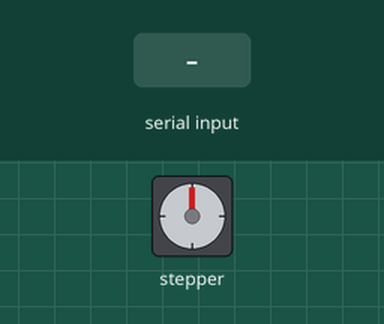
Recording of a sketch running on a simulated Arduino Uno, built with avr-gcc and run on an emulated ATmega328P. On the bench: stepper motor. The inputs (shaded band) are chosen by the test bench. Stepper angles assume 100 steps per turn.

Above: at 1.2 s.
1.3 s: "90,45\n" received over Serial
At 1.45 s:
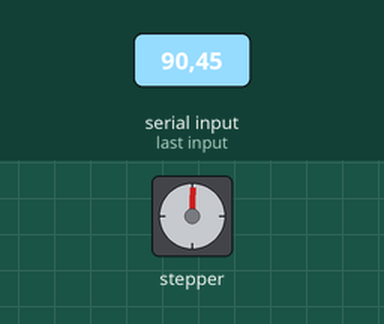
4.3 s: "30,150\n" received over Serial
At 4.49 s:
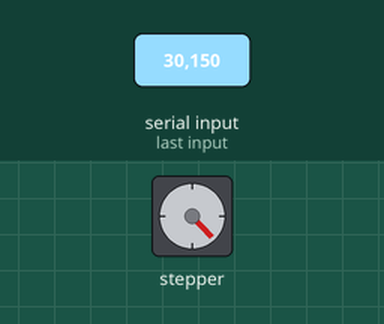
7.3 s: "90\n" received over Serial
10.3 s: "200\n" received over Serial
At 15.4 s:
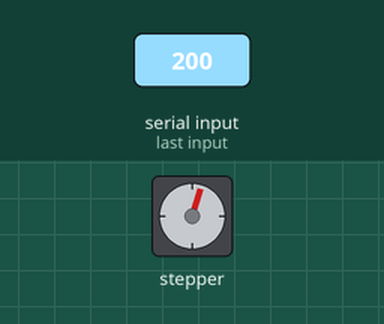
Timing chart, 0 to 15.8 s (numbered marks = the images above; inputs shaded):
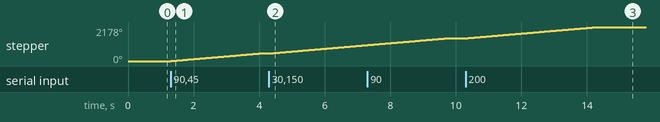

Measured:
- after the input at 1.3 s, stepper: keeps turning clockwise at about 180°/s, starting at once
- after the input at 4.3 s, stepper: keeps turning clockwise at about 180°/s, starting at once
- after the input at 10.3 s, stepper: turns 720° clockwise in 4.0 s, starting at once

The sketch:

ukol_11_frydryn_stepper.ino
```cpp
#include <Stepper.h>
// pocet kroku na otacku dle vaseho krokoveho motoru
const int steps = 100;

// inicializace krokoveho motoru myStepper
Stepper myStepper(steps, 16,17,2,3);

int stepCount;		//pocet kroku

void setup() {
	myStepper.setSpeed(30);
	Serial.begin(9600);

}

void loop() {
	while(Serial.available() == 0) {	}
	stepCount = Serial.parseInt();
	myStepper.step(stepCount);

}
```
